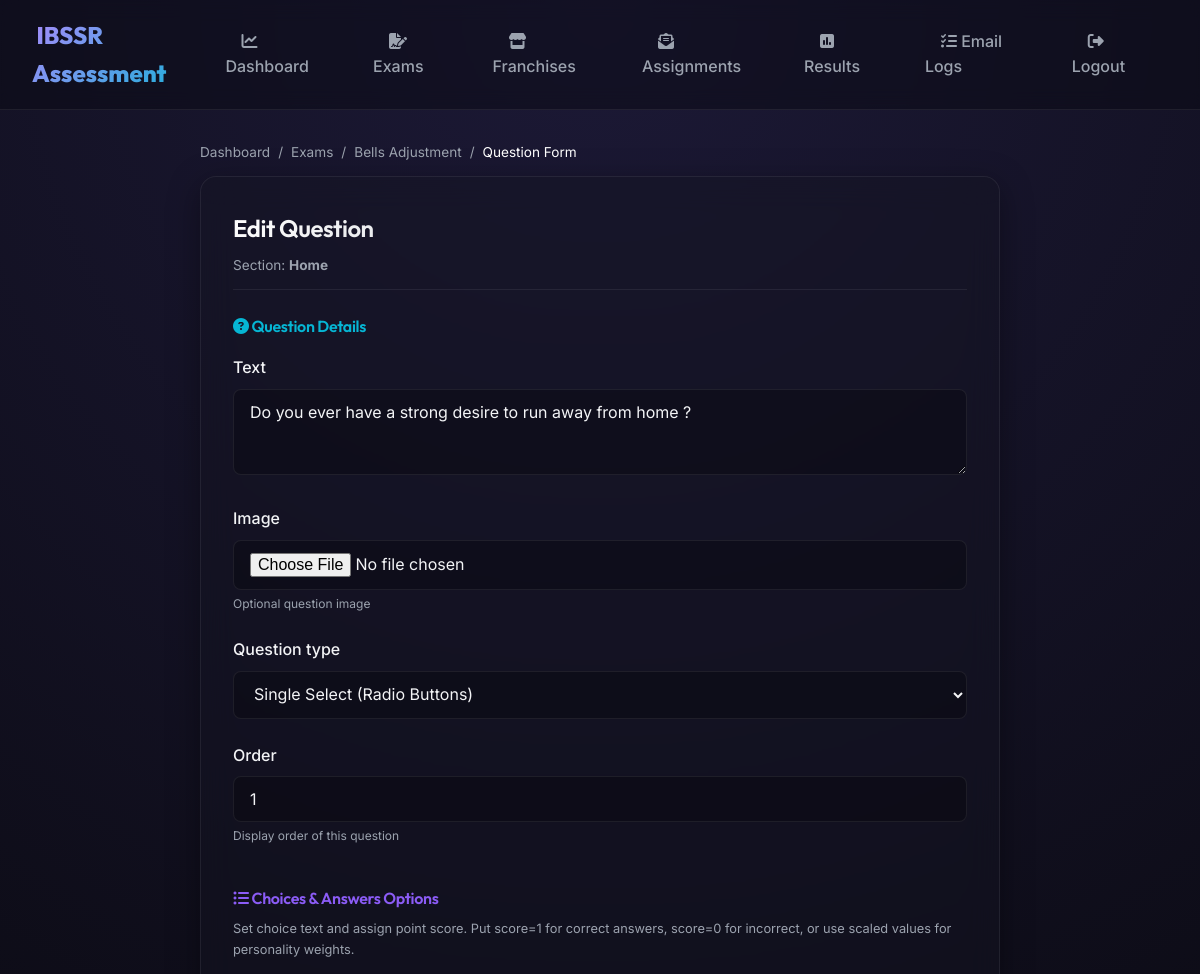
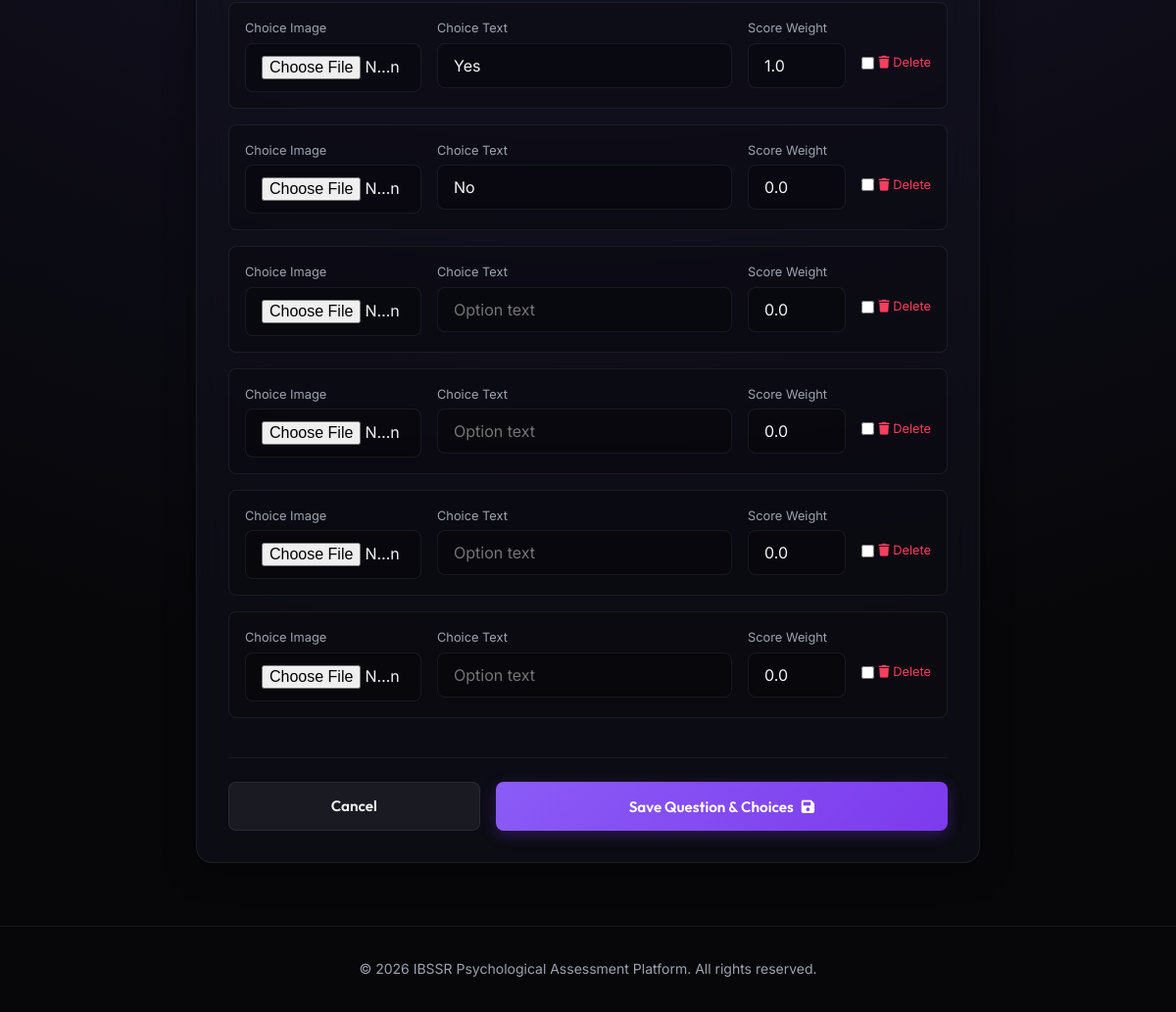
The page /tests-mgmt/question/3/edit/ (signed in) on the database its author committed (2 pictures, top to bottom).
### tests/models.py (models this page shows, shortened)
class Exam(models.Model):
    title = models.CharField(max_length=255)
    description = models.TextField(blank=True, null=True)
    created_by = models.ForeignKey('auth.User', on_delete=models.SET_NULL, null=True, blank=True, related_name='created_exams')
    shared_with = models.ManyToManyField('auth.User', blank=True, related_name='shared_exams', help_text="Franchises allowed to use this exam")
    created_at = models.DateTimeField(auto_now_add=True)
    updated_at = models.DateTimeField(auto_now=True)

class Section(models.Model):
    exam = models.ForeignKey(Exam, on_delete=models.CASCADE, related_name='sections')
    name = models.CharField(max_length=255)
    description = models.TextField(blank=True, null=True)
    duration_minutes = models.IntegerField(default=10, help_text="Duration minutes part")
    duration_seconds = models.IntegerField(default=0, help_text="Duration seconds part")
    order = models.IntegerField(default=0, help_text="Display order of this section")
    class Meta:
        ordering = ['order', 'id']

class Question(models.Model):
    QUESTION_TYPES = [
        ('single_select', 'Single Select (Radio Buttons)'),
        ('multi_select', 'Multi Select (Checkboxes)'),
    ]
    section = models.ForeignKey(Section, on_delete=models.CASCADE, related_name='questions')
    text = models.TextField()
    image = models.FileField(upload_to='question_images/', blank=True, null=True, help_text="Optional question image")
    question_type = models.CharField(max_length=20, choices=QUESTION_TYPES, default='single_select')
    order = models.IntegerField(default=0, help_text="Display order of this question")
    class Meta:
        ordering = ['order', 'id']

### tests/views.py (the view)
# urls.py: path('question/<int:question_id>/edit/', views.question_edit, name='question_edit'),
@login_required
def question_edit(request, question_id):
    question = get_object_or_404(Question, id=question_id)
    section = question.section
    exam = section.exam
    if not request.user.is_superuser and exam.created_by != request.user:
        raise PermissionDenied
    if request.method == 'POST':
        form = QuestionForm(request.POST, request.FILES, instance=question)
        formset = OptionFormSet(request.POST, instance=question)
        if form.is_valid() and formset.is_valid():
            form.save()
            formset.save()
            messages.success(request, "Question and options updated successfully!")
            return redirect('exam_detail', exam_id=exam.id)
    else:
        form = QuestionForm(instance=question)
        formset = OptionFormSet(instance=question)
    return render(request, 'admin/question_form.html', {
        'form': form,
        'formset': formset,
        'section': section,
        'exam': exam,
        'title': f"Edit Question"
    })

### tests/forms.py
class QuestionForm(forms.ModelForm):
    class Meta:
        model = Question
        fields = ['text', 'image', 'question_type', 'order']
        widgets = {
            'text': forms.Textarea(attrs={'placeholder': 'Enter Question text...', 'rows': 3, 'class': 'form-control'}),
            'image': forms.FileInput(attrs={'class': 'form-control', 'accept': 'image/*'}),
            'question_type': forms.Select(attrs={'class': 'form-control'}),
            'order': forms.NumberInput(attrs={'class': 'form-control'}),
        }

### templates/admin/question_form.html (shortened to what this page needs)
{% extends 'base.html' %}
{% block content %}
<div style="max-width: 800px; margin: 2rem auto;">
    <div style="display: flex; gap: 0.5rem; font-size: 0.85rem; color: var(--text-muted); align-items: center; margin-bottom: 0.75rem;">
        <a href="{% url 'admin_dashboard' %}" style="color: var(--text-muted); text-decoration: none;">Dashboard</a>
        <span>/</span>
        <a href="{% url 'exam_list' %}" style="color: var(--text-muted); text-decoration: none;">Exams</a>
        <span>/</span>
        <a href="{% url 'exam_detail' exam_id=exam.id %}" style="color: var(--text-muted); text-decoration: none;">{{ exam.title }}</a>
        <span>/</span>
        <span style="color: #fff;">Question Form</span>
    </div>
    <div class="glass-card">
        <h2 style="margin-bottom: 0.5rem; background: linear-gradient(135deg, #fff, var(--text-muted)); -webkit-background-clip: text; -webkit-text-fill-color: transparent;">{{ title }}</h2>
        <p style="color: var(--text-muted); font-size: 0.85rem; margin-bottom: 1.5rem; border-bottom: 1px solid var(--glass-border); padding-bottom: 0.75rem;">Section: <strong>{{ section.name }}</strong></p>
        <form method="POST" enctype="multipart/form-data">
            <h4 style="color: var(--accent-cyan); margin-bottom: 1rem;"><i class="fa-solid fa-circle-question"></i> Question Details</h4>
            {% for field in form %}
                <div class="form-group">
                    <label for="{{ field.id_for_label }}">{{ field.label }}</label>
                    {{ field }}
                    {% if field.help_text %}
                        <small style="color: var(--text-muted); font-size: 0.75rem; display: block; margin-top: 0.25rem;">{{ field.help_text }}</small>
                    {% endif %}
                </div>
            {% endfor %}
            <h4 style="color: var(--primary); margin-top: 2.5rem; margin-bottom: 0.5rem;"><i class="fa-solid fa-list-ul"></i> Choices & Answers Options</h4>
            <p style="color: var(--text-muted); font-size: 0.8rem; margin-bottom: 1rem;">Set choice text and assign point score. Put score=1 for correct answers, score=0 for incorrect, or use scaled values for personality weights.</p>
            <div style="display: flex; flex-direction: column; gap: 1rem; margin-bottom: 2rem;">
                {% for opt_form in formset %}
                    <div style="background: rgba(0,0,0,0.2); border: 1px solid var(--glass-border); border-radius: 8px; padding: 1rem; display: flex; gap: 1rem; align-items: flex-start; flex-wrap: wrap;">
                        <div style="flex: 1.5; min-width: 180px;">
                            <label style="font-size: 0.8rem; color: var(--text-muted); display: block; margin-bottom: 0.25rem;">Choice Image</label>
                            {{ opt_form.image }}
                        </div>
                        <div style="flex: 3; min-width: 250px;">
                            <label style="font-size: 0.8rem; color: var(--text-muted); display: block; margin-bottom: 0.25rem;">Choice Text</label>
                            {{ opt_form.text }}
                        </div>
                        <div style="flex: 1; min-width: 100px;">
                            <label style="font-size: 0.8rem; color: var(--text-muted); display: block; margin-bottom: 0.25rem;">Score Weight</label>
                            {{ opt_form.score }}
                        </div>
                        {% if formset.can_delete %}
                            <div style="display: flex; align-items: center; align-self: center; gap: 0.25rem; margin-top: 1rem;">
                                {{ opt_form.DELETE }}
                                <label for="{{ opt_form.DELETE.id_for_label }}" style="font-size: 0.8rem; color: var(--accent-rose); cursor: pointer; margin-bottom: 0;"><i class="fa-solid fa-trash"></i> Delete</label>
                            </div>
                        {% endif %}
                    </div>
                {% endfor %}
            </div>
            <div style="display: flex; gap: 1rem; margin-top: 2.5rem; border-top: 1px solid var(--glass-border); padding-top: 1.5rem;">
                <a href="{% url 'exam_detail' exam_id=exam.id %}" class="btn btn-secondary" style="flex: 1;">Cancel</a>
                <button type="submit" class="btn btn-primary" style="flex: 2;">Save Question & Choices <i class="fa-solid fa-floppy-disk"></i></button>
            </div>
        </form>
    </div>
</div>
{% endblock %}

### static/css/styles.css (style rules this page uses)
:root { --bg-dark: #07070a; --glass-bg: rgba(20, 20, 35, 0.45); --glass-border: rgba(255, 255, 255, 0.07); --text-primary: #f3f4f6; --text-muted: #9ca3af; --primary: #8b5cf6; --primary-glow: rgba(139, 92, 246, 0.4); --accent-cyan: #06b6d4; --accent-pink: #ec4899; --accent-green: #10b981; --accent-rose: #f43f5e; --font-heading: 'Outfit', sans-serif; --font-body: 'Inter', sans-serif; --transition: all 0.3s cubic-bezier(0.4, 0, 0.2, 1); }
* { box-sizing: border-box; margin: 0; padding: 0; }
body { font-family: var(--font-body); background: radial-gradient(circle at 50% 0%, #1c1936 0%, var(--bg-dark) 80%); color: var(--text-primary); min-height: 100vh; overflow-x: hidden; line-height: 1.6; }
h1, h2, h3, h4, h5, h6 { font-family: var(--font-heading); font-weight: 600; letter-spacing: -0.02em; }
.glass-card { background: var(--glass-bg); backdrop-filter: blur(16px); -webkit-backdrop-filter: blur(16px); border: 1px solid var(--glass-border); border-radius: 16px; padding: 2rem; box-shadow: 0 8px 32px 0 rgba(0, 0, 0, 0.37); transition: var(--transition); }
.form-group { margin-bottom: 1.5rem; }
.form-group label { display: block; margin-bottom: 0.5rem; font-weight: 500; color: var(--text-primary); }
.form-control { width: 100%; background: rgba(0, 0, 0, 0.25); border: 1px solid var(--glass-border); border-radius: 8px; padding: 0.75rem 1rem; color: var(--text-primary); font-family: var(--font-body); font-size: 1rem; transition: var(--transition); }
.btn { display: inline-flex; align-items: center; justify-content: center; gap: 0.5rem; font-family: var(--font-heading); font-weight: 600; font-size: 0.95rem; padding: 0.75rem 1.5rem; border-radius: 8px; border: none; cursor: pointer; transition: var(--transition); text-decoration: none; }
.btn-primary { background: linear-gradient(135deg, var(--primary), #7c3aed); color: #fff; box-shadow: 0 4px 15px rgba(124, 58, 237, 0.3); }
.btn-secondary { background: rgba(255, 255, 255, 0.06); color: var(--text-primary); border: 1px solid var(--glass-border); }

### rows shown on the page
Exam: title "Bells Adjustment"
Section: name "Home"
Question: form "Do you ever have a strong desire to run away from home ?" "Single Select (Radio Buttons)" "1"

### other values the page prints
{{ title }} "Edit Question"
{{ field.label }} "Text" "Image" "Question type" "Order"
{{ field.help_text }} "Optional question image" "Display order of this question"
